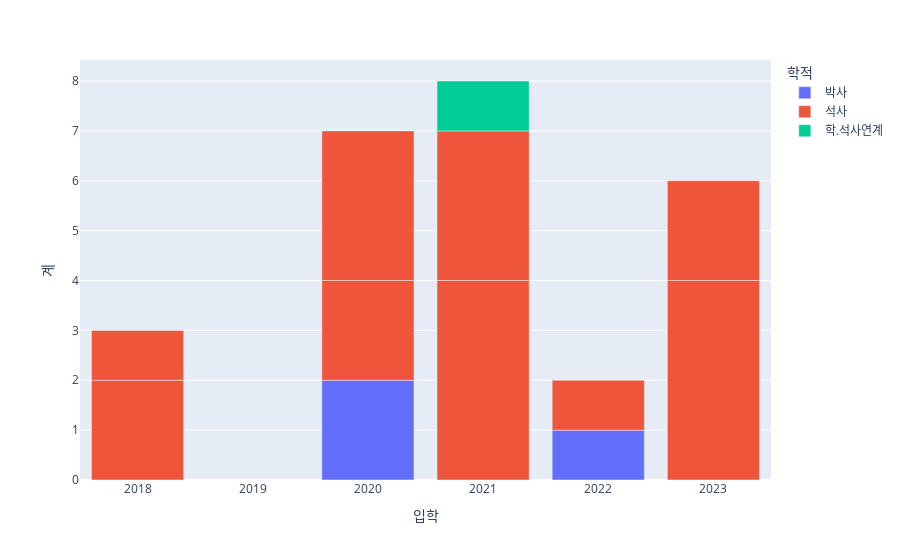

Notebook source saved alongside this figure:
### Markdown cell above
## 현황

### Code cell
import pandas as pd
df = pd.read_csv('grad.csv')
df['입학'] = df['입학'].str[:4].astype(int)
df.groupby(['입학','학적','풀/파트']).agg({'학부':'count'}).reset_index().rename({'학부':'계'},axis=1)\
.plot.bar(backend='plotly',x='입학',y='계',color='학적')

### Figure 1 — Plotly figure (JSON) as saved in the notebook; plotly's stock layout.template omitted (floating-point values rounded to 4 significant figures)
{"data": [{"alignmentgroup": "True", "hovertemplate": "학적=박사<br>입학=%{x}<br>계=%{y}<extra></extra>", "legendgroup": "박사", "marker": {"color": "#636efa", "pattern": {"shape": ""}}, "name": "박사", "offsetgroup": "박사", "orientation": "v", "showlegend": true, "textposition": "auto", "type": "bar", "x": [2018, 2020, 2022], "xaxis": "x", "y": [0, 2, 1], "yaxis": "y"}, {"alignmentgroup": "True", "hovertemplate": "학적=석사<br>입학=%{x}<br>계=%{y}<extra></extra>", "legendgroup": "석사", "marker": {"color": "#EF553B", "pattern": {"shape": ""}}, "name": "석사", "offsetgroup": "석사", "orientation": "v", "showlegend": true, "textposition": "auto", "type": "bar", "x": [2018, 2018, 2020, 2020, 2021, 2021, 2022, 2023, 2023], "xaxis": "x", "y": [2, 1, 2, 3, 4, 3, 1, 4, 2], "yaxis": "y"}, {"alignmentgroup": "True", "hovertemplate": "학적=학.석사연계<br>입학=%{x}<br>계=%{y}<extra></extra>", "legendgroup": "학.석사연계", "marker": {"color": "#00cc96", "pattern": {"shape": ""}}, "name": "학.석사연계", "offsetgroup": "학.석사연계", "orientation": "v", "showlegend": true, "textposition": "auto", "type": "bar", "x": [2021], "xaxis": "x", "y": [1], "yaxis": "y"}], "layout": {"autosize": true, "barmode": "relative", "legend": {"title": {"text": "학적"}, "tracegroupgap": 0}, "margin": {"t": 60}, "xaxis": {"anchor": "y", "autorange": true, "domain": [0, 1], "range": [2018.0, 2024.0], "title": {"text": "입학"}, "type": "linear"}, "yaxis": {"anchor": "x", "autorange": true, "domain": [0, 1], "range": [0, 8.421], "title": {"text": "계"}, "type": "linear"}}}
